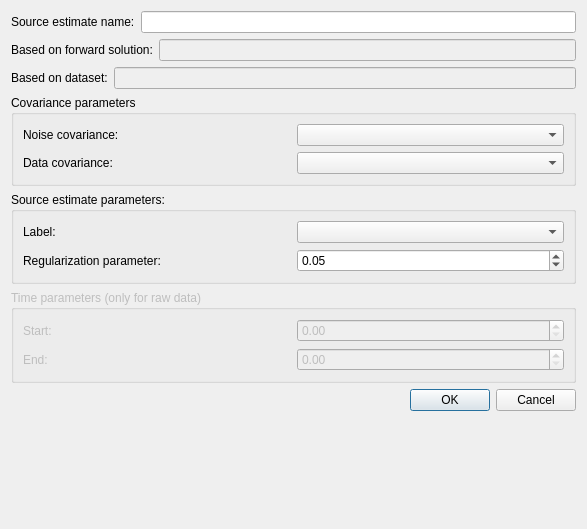
<?xml version="1.0" encoding="UTF-8"?>
<ui version="4.0">
 <class>lcmvDialog</class>
 <widget class="QDialog" name="lcmvDialog">
  <property name="geometry">
   <rect>
    <x>0</x>
    <y>0</y>
    <width>587</width>
    <height>529</height>
   </rect>
  </property>
  <property name="windowTitle">
   <string>Create new beamformer estimate</string>
  </property>
  <property name="modal">
   <bool>true</bool>
  </property>
  <layout class="QFormLayout" name="formLayout_3">
   <property name="fieldGrowthPolicy">
    <enum>QFormLayout::AllNonFixedFieldsGrow</enum>
   </property>
   <item row="0" column="0" colspan="2">
    <layout class="QVBoxLayout" name="verticalLayout">
     <item>
      <layout class="QHBoxLayout" name="horizontalLayout_6">
       <item>
        <widget class="QLabel" name="labelSourceEstimateName">
         <property name="text">
          <string>Source estimate name:</string>
         </property>
        </widget>
       </item>
       <item>
        <widget class="QLineEdit" name="lineEditSourceEstimateName"/>
       </item>
      </layout>
     </item>
     <item>
      <layout class="QHBoxLayout" name="horizontalLayout">
       <item>
        <widget class="QLabel" name="labelBasedOn">
         <property name="text">
          <string>Based on forward solution:</string>
         </property>
        </widget>
       </item>
       <item>
        <widget class="QLineEdit" name="lineEditBasedOn">
         <property name="enabled">
          <bool>false</bool>
         </property>
        </widget>
       </item>
      </layout>
     </item>
     <item>
      <layout class="QHBoxLayout" name="horizontalLayout_8">
       <item>
        <widget class="QLabel" name="labelData">
         <property name="text">
          <string>Based on dataset:</string>
         </property>
        </widget>
       </item>
       <item>
        <widget class="QLineEdit" name="lineEditData">
         <property name="enabled">
          <bool>false</bool>
         </property>
        </widget>
       </item>
      </layout>
     </item>
    </layout>
   </item>
   <item row="3" column="0" colspan="2">
    <widget class="QGroupBox" name="covarianceParameters">
     <property name="title">
      <string>Covariance parameters</string>
     </property>
     <layout class="QGridLayout" name="gridLayout_3">
      <item row="0" column="0">
       <layout class="QVBoxLayout" name="verticalLayout_2">
        <item>
         <layout class="QHBoxLayout" name="horizontalLayout_9">
          <item>
           <widget class="QLabel" name="labelNoiseCovariance">
            <property name="text">
             <string>Noise covariance:</string>
            </property>
           </widget>
          </item>
          <item>
           <widget class="QComboBox" name="comboBoxNoiseCovariance"/>
          </item>
         </layout>
        </item>
        <item>
         <layout class="QHBoxLayout" name="horizontalLayout_2">
          <item>
           <widget class="QLabel" name="labelDataCovariance">
            <property name="text">
             <string>Data covariance:</string>
            </property>
           </widget>
          </item>
          <item>
           <widget class="QComboBox" name="comboBoxDataCovariance"/>
          </item>
         </layout>
        </item>
       </layout>
      </item>
     </layout>
    </widget>
   </item>
   <item row="7" column="1">
    <widget class="QDialogButtonBox" name="buttonBox">
     <property name="orientation">
      <enum>Qt::Horizontal</enum>
     </property>
     <property name="standardButtons">
      <set>QDialogButtonBox::Cancel|QDialogButtonBox::Ok</set>
     </property>
    </widget>
   </item>
   <item row="5" column="0" colspan="2">
    <widget class="QGroupBox" name="groupBoxStcParameters">
     <property name="minimumSize">
      <size>
       <width>0</width>
       <height>0</height>
      </size>
     </property>
     <property name="title">
      <string>Source estimate parameters:</string>
     </property>
     <layout class="QGridLayout" name="gridLayout">
      <item row="0" column="0">
       <layout class="QVBoxLayout" name="verticalLayout_3">
        <item>
         <layout class="QHBoxLayout" name="horizontalLayout_7">
          <item>
           <widget class="QLabel" name="labelLabel">
            <property name="text">
             <string>Label:</string>
            </property>
           </widget>
          </item>
          <item>
           <widget class="QComboBox" name="comboBoxLabel"/>
          </item>
         </layout>
        </item>
        <item>
         <layout class="QHBoxLayout" name="horizontalLayout_4">
          <item>
           <widget class="QLabel" name="labelReg">
            <property name="text">
             <string>Regularization parameter:</string>
            </property>
           </widget>
          </item>
          <item>
           <widget class="QDoubleSpinBox" name="doubleSpinBoxReg">
            <property name="singleStep">
             <double>0.050000000000000</double>
            </property>
            <property name="value">
             <double>0.050000000000000</double>
            </property>
           </widget>
          </item>
         </layout>
        </item>
       </layout>
      </item>
     </layout>
    </widget>
   </item>
   <item row="6" column="0" colspan="2">
    <widget class="QGroupBox" name="groupBoxTimeParameters">
     <property name="enabled">
      <bool>false</bool>
     </property>
     <property name="title">
      <string>Time parameters (only for raw data)</string>
     </property>
     <layout class="QGridLayout" name="gridLayout_2">
      <item row="0" column="0">
       <layout class="QVBoxLayout" name="verticalLayout_4">
        <item>
         <layout class="QHBoxLayout" name="horizontalLayout_11">
          <item>
           <widget class="QLabel" name="labelStart">
            <property name="text">
             <string>Start:</string>
            </property>
           </widget>
          </item>
          <item>
           <widget class="QDoubleSpinBox" name="doubleSpinBoxStart">
            <property name="enabled">
             <bool>false</bool>
            </property>
            <property name="maximum">
             <double>9999.000000000000000</double>
            </property>
           </widget>
          </item>
         </layout>
        </item>
        <item>
         <layout class="QHBoxLayout" name="horizontalLayout_10">
          <item>
           <widget class="QLabel" name="labelEnd">
            <property name="text">
             <string>End:</string>
            </property>
           </widget>
          </item>
          <item>
           <widget class="QDoubleSpinBox" name="doubleSpinBoxEnd">
            <property name="enabled">
             <bool>false</bool>
            </property>
            <property name="maximum">
             <double>9999.000000000000000</double>
            </property>
           </widget>
          </item>
         </layout>
        </item>
       </layout>
      </item>
     </layout>
    </widget>
   </item>
  </layout>
 </widget>
 <resources/>
 <connections>
  <connection>
   <sender>buttonBox</sender>
   <signal>accepted()</signal>
   <receiver>lcmvDialog</receiver>
   <slot>accept()</slot>
   <hints>
    <hint type="sourcelabel">
     <x>569</x>
     <y>552</y>
    </hint>
    <hint type="destinationlabel">
     <x>157</x>
     <y>274</y>
    </hint>
   </hints>
  </connection>
  <connection>
   <sender>buttonBox</sender>
   <signal>rejected()</signal>
   <receiver>lcmvDialog</receiver>
   <slot>reject()</slot>
   <hints>
    <hint type="sourcelabel">
     <x>569</x>
     <y>552</y>
    </hint>
    <hint type="destinationlabel">
     <x>286</x>
     <y>274</y>
    </hint>
   </hints>
  </connection>
 </connections>
</ui>
